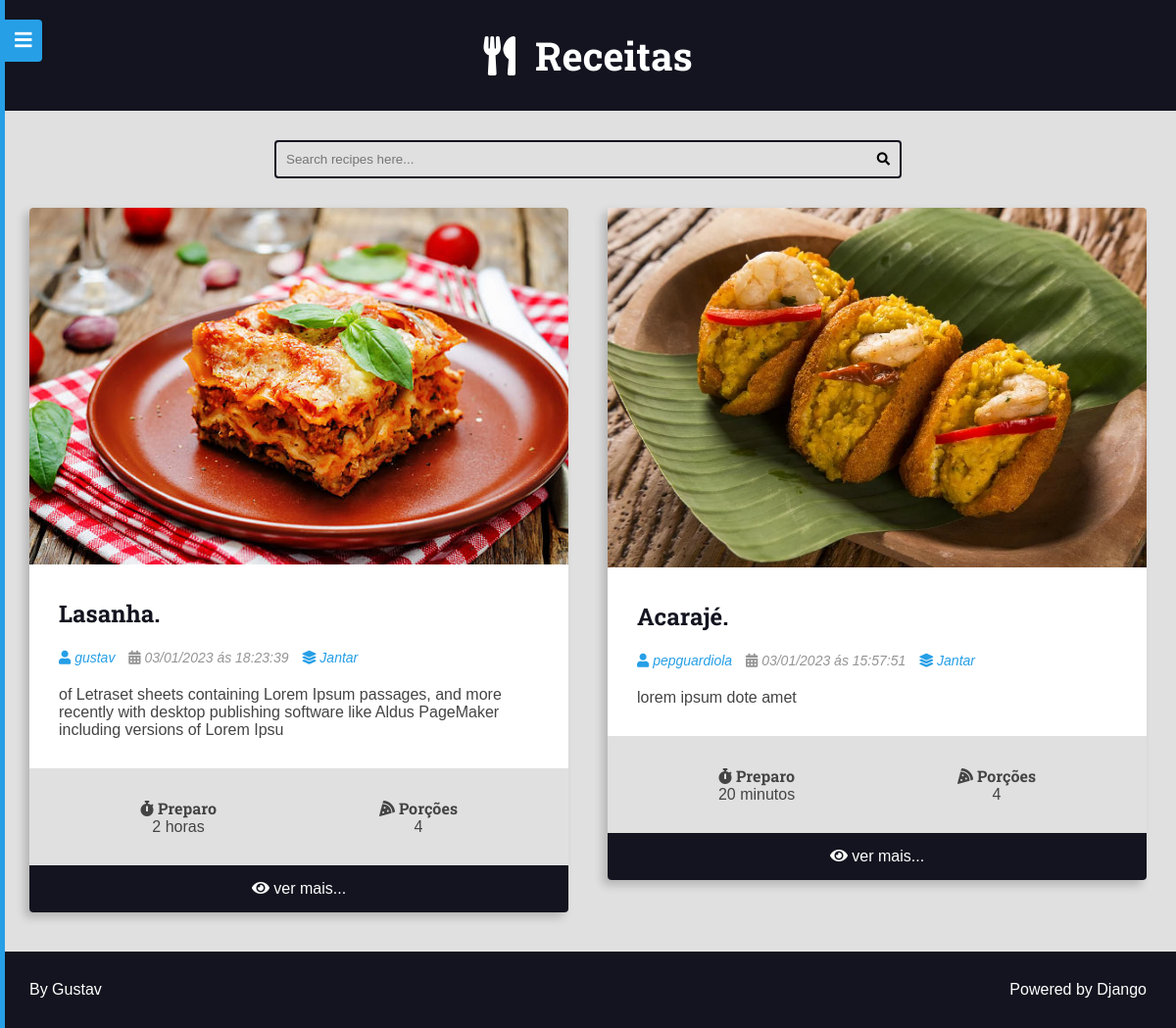
/recipes/category/2/, run on the app's committed database.
### recipes/models.py (models this page shows, shortened)
class Recipe(models.Model):
    title = models.CharField(max_length=65)
    description = models.CharField(max_length=165)
    slug = models.SlugField(unique=True)
    preparation_time = models.IntegerField()
    preparation_time_unit = models.CharField(max_length=65)
    servings = models.IntegerField()
    servings_unit = models.CharField(max_length=65)
    preparation_steps = models.TextField()
    preparation_steps_is_html = models.BooleanField(default=False)
    created_at = models.DateTimeField(auto_now_add=True)
    updated_at = models.DateTimeField(auto_now=True)
    is_published = models.BooleanField(default=False)
    cover = models.ImageField(
        upload_to='recipes/covers/%Y/%m/%d/',  blank=True,  default=''
        )
    category = models.ForeignKey(
        Category, on_delete=models.SET_NULL, null=True, default=None
        )
    author = models.ForeignKey(User, on_delete=models.SET_NULL, null=True)
    tags = GenericRelation(Tag, related_query_name='recipes')

class Category(models.Model):
    name = models.CharField(max_length=60)

### recipes/views.py (the view)
# urls.py: path('recipes/category/<int:id>/', views.category, name='category'),
def category(request: HttpRequest, id: int) -> HttpResponse:
    recipes: list = get_list_or_404(Recipe.objects.filter(
            is_published=True,
            category__id=id).order_by('-id'),
            )
    category_name = recipes[0].category.name
    page_obj, pagination_range = make_pagination(
        request=request,
        query_set=recipes,
        per_page=PER_PAGE,
        qty_pages=4
    )
    return render(
        request, 'recipes/pages/category.html', context={
                'recipes': page_obj,
                'pagination_range': pagination_range,
                'category': category_name,
                })

### utils/pagination.py (called while the page is built)
def make_pagination(request: HttpRequest, qty_pages: int, query_set: QueryDict, per_page: str) -> tuple:  # noqa? E501
    try:
        current_page = int(request.GET.get('page', 1))
    except ValueError:
        current_page = 1
    paginator = Paginator(query_set, per_page)
    page_obj = paginator.get_page(current_page)
    pagination_range = make_pagination_range(
        paginator.page_range,
        qty_pages,
        current_page
    )
    return page_obj, pagination_range

### recipes/templates/recipes/pages/category.html (shortened to what this page needs)
{% extends 'global/base.html'%}
{% block 'content'%}
    <div class="main-content main-content-list container">
        {% for recipe in recipes %}
            {% include 'recipes/partials/recipe.html'%}
        {% endfor %}
    </div>
{% endblock%}

### recipes/templates/recipes/partials/recipe.html (shortened to what this page needs)
<div class="recipe recipe-list-item">
    <div class="recipe-cover">
        {% if recipe.cover%}
            <a href="{% url  'recipes:recipe' recipe.id %}">
            <img src="{{recipe.cover.url}}" alt="Temporário">
            </a>
        {% endif %}
    </div>
    <div class="recipe-title-container">
        <h2 class="recipe-title">
            <a href="{% url  'recipes:recipe' recipe.id %}">
                {{recipe.title}}.
            </a>
        </h2>
    </div>
    <div class="recipe-author">
        {% if recipe.author is not None %}
        <span class="recipe-author-item">
            {% if recipe.author.profile %}
                <a href="{% url 'authors:profile' recipe.author.profile.id %}">
            {% endif %}
            <i class="fas fa-user"></i>
            {% if recipe.author.first_name %}
                {{ recipe.author.first_name }} {{ recipe.author.last_name }}
            {% else %}
                {{ recipe.author.username }}
            {% endif %}
            {% if recipe.author.profile %}
                </a>
            {% endif %}
        </span>
    {% endif %}
        <span class="recipe-author-item">
            <i class="fas fa-calendar-alt"></i>
            {{recipe.created_at|date:"d/m/Y"}} ás {{recipe.created_at|date:"H:i:s"}}
        </span>
        {% if recipe.category is not None%}
            <span class="recipe-author-item">
                <a href="{% url 'recipes:category' recipe.category.id %}">
                    <i class="fas fa-layer-group"></i>
                    <span>{{recipe.category.name}}</span>
                </a>
            </span>
        {% endif %}
    </div>
    <div class="recipe-content">
        <p>{{recipe.description}}</p>
    </div>
    <div class="recipe-meta-container">
        <div class="recipe-meta recipe-preparation">
            <h3 class="recipe-meta-title"><i class="fas fa-stopwatch"></i> Preparo</h3>
            <div class="recipe-meta-text">
                {{recipe.preparation_time}} {{recipe.preparation_time_unit}}
            </div>
        </div>
        <div class="recipe-meta recipe-servings">
            <h3 class="recipe-meta-title"><i class="fas fa-pizza-slice"></i> Porções</h3>
            <div class="recipe-meta-text">
                {{recipe.servings}} {{recipes.servings_unit}}
            </div>
        </div>
    </div>
    {% if is_detail_page is not True%}
        <footer class="recipe-footer">
            <a class="recipe-read-more button button-dark button-full-width" href="{% url 'recipes:recipe' recipe.id %}">
                <i class="fas fa-eye"></i>
                <span>ver mais...</span>
            </a>
        </footer>
    {% endif %}
</div>

### base_static/global/css/style.css (style rules this page uses)
:root { --color-primary: #269fe6; --color-primary-hover: #2086c2; --color-primary-dark: #13141f; --color-primary-dark-hover: #212336; --color-primary-light: #d4ecfa; --color-primary-light-hover: #bdd8e7; --color-white: #fff; --color-black: #000; --color-dark-text: #444; --color-info-light: #cce5ff; --color-debug-light: #cce5ff; --color-success-light: #d4edda; --color-alert-light: #fff3cd; --color-warning-light: #fff3cd; --color-error-light: #f8d7da; --color-info-dark: #4d86c4; --color-debug-dark: #4d86c4; --color-success-dark: #4a9c5d; --color-alert-dark: #927f40; --color-warning-dark: #927f40; --color-error-dark: #da525d; --color-gray-0: #f9f9f9; --color-gray-1: #e0e0e0; --color-gray-2: #c7c7c7; --color-gray-3: #aeaeae; --color-gray-4: #959595; --color-gray-5: #7d7d7d; --color-gray-6: #646464; --color-gray-7: #4b4b4b; --color-gray-8: #323232; --color-gray-9: #191919; --font-primary: sans-serif; --font-headings: 'Roboto Slab', serif; --spacing-gutter-medium: 3rem; --spacing-gutter-large: 4rem; }
* { padding: 0; margin: 0; box-sizing: border-box; }
html { font-size: 62.5%; }
body { font-size: 1.6rem; font-family: var(--font-primary); background: var(--color-gray-1); color: var(--color-dark-text); }
h1, h2, h3, h4, h5, h6 { font-family: var(--font-headings); }
img { max-width: 100%; }
a { color: var(--color-primary); text-decoration: none; }
.container { max-width: 144rem; margin: 0 auto; padding: var(--spacing-gutter-medium); }
.main-content { padding-top: 0; }
.main-content-list { display: grid; grid-template-columns: repeat(auto-fit, minmax(340px, 1fr)); gap: var(--spacing-gutter-large); }
.recipe { background: var(--color-white); box-shadow: -5px 5px 10px rgba(0, 0, 0, 0.2); transform: scale(1); transition: all 300ms ease-in-out; border-radius: 0.4rem; overflow: hidden; }
.recipe img { max-width: 100%; }
.recipe-list-item { max-width: 64rem; height: fit-content; }
.recipe-title-container { padding: var(--spacing-gutter-medium); padding-bottom: 2rem; }
.recipe-title-container a { text-decoration: none; color: var(--color-primary-dark); }
.recipe-author { padding: 0 var(--spacing-gutter-medium); }
.recipe-content { padding: var(--spacing-gutter-medium); padding-top: 2rem; }
.recipe-author-item { color: var(--color-gray-4); margin-right: 1rem; font-style: italic; font-size: 1.4rem; }
.recipe-author a { color: var(--color-primary); transition: all 300ms ease-in-out; text-decoration: none; }
.recipe-meta-container { display: flex; flex-flow: row wrap; padding: var(--spacing-gutter-medium); background: var(--color-gray-1); }
.recipe-meta { display: flex; flex-flow: column nowrap; flex-shrink: 1; flex-grow: 1; text-align: center; }
.recipe-meta-title { font-size: 1.6rem; }
.recipe-footer a { background: var(--color-primary-dark); display: block; color: var(--color-white); text-decoration: none; text-align: center; padding: 1.5rem var(--spacing-gutter-medium); transition: all 300ms ease-in-out; }

### data on the page
Recipe: cover (picture), title "Lasanha", author.username "gustav", created_at "03/01/2023", created_at "18:23:39", category.name "Jantar", description "of Letraset sheets containing Lorem Ipsum passages, and more recently with desktop publishing software like Aldus PageMaker including versions of Lorem Ipsu", preparation_time "2", preparation_time_unit "horas", servings "4"
Recipe: cover (picture), title "Acarajé", author.username "pepguardiola", created_at "03/01/2023", created_at "15:57:51", category.name "Jantar", description "lorem ipsum dote amet", preparation_time "20", preparation_time_unit "minutos", servings "4"
